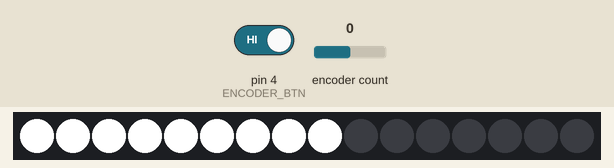
This sketch was run on a simulated Arduino Uno, built with avr-gcc and run on an emulated ATmega328P. Parts: 16 RGB LEDs in strip order, left to right. The inputs (shaded band) are chosen by the test bench; at power-on: pin 4 (ENCODER_BTN) HIGH, encoder count 0.

Above: at 1.2 s.
1.3 s: pin 4 (ENCODER_BTN) driven LOW
At 2.2 s:
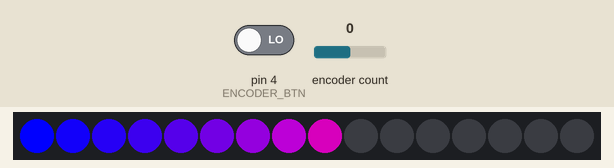
4.3 s: encoder count set to 4
At 5.2 s:
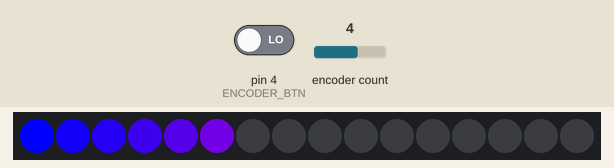
7.3 s: encoder count set to 5
At 8.7 s:
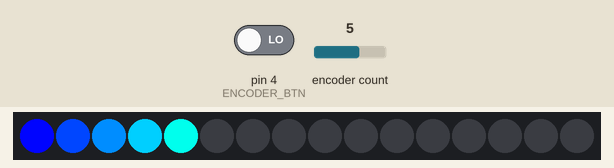
10.3 s: encoder count set to 9
At 11.2 s:
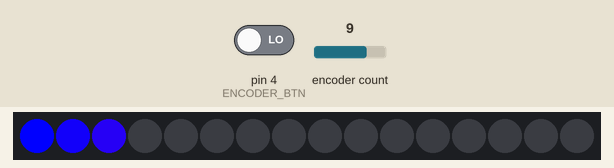
13.3 s: encoder count set to 13
At 14.6 s:
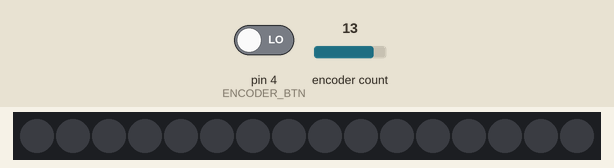
Timing chart, 0 to 16.3 s (numbered marks = the images above; inputs shaded):
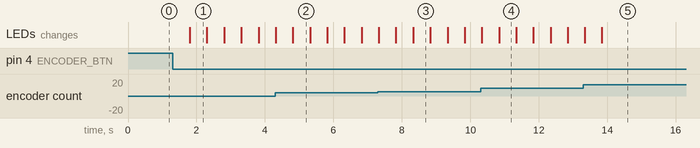

The sketch:

ARDUINO_neopixel_ring.ino
```cpp
// simple project using Arduino UNO, NeoPixel ring and Rotary Encoder to fill the ring with colors

// created by upir, 2024
// youtube channel: https://www.youtube.com/upir_upir

// YOUTUBE VIDEO: https://youtu.be/JK3KePYrkYY
// Source Files: https://github.com/upiir/arduino_neopixel_rings
// Wokwi sketch: https://wokwi.com/projects/392984672413834241

// Links from the video:
// Wokwi starting sketch: https://wokwi.com/projects/374907938100932609
// Adafruit NeoPixel guide: https://learn.adafruit.com/adafruit-neopixel-uberguide/arduino-library-use
// NeoPixel ring(s): https://s.click.aliexpress.com/e/_DdIyIgl
// Rotary Encoder Module: https://s.click.aliexpress.com/e/_DETznkv
// Solid Aluminium Knob: https://s.click.aliexpress.com/e/_DFPuloh
// Breadboard wires: https://s.click.aliexpress.com/e/_Dkbngin
// Arduino UNO R3: https://s.click.aliexpress.com/e/_AXDw1h
// Arduino breadboard prototyping shield: https://s.click.aliexpress.com/e/_DlxEfPX

// Related videos:
// Pimp My Potentiometer! - https://youtu.be/tHL4RYGSvg4
// Pimp My Potentiometer (again) - https://youtu.be/sE3LSYoCqLQ
// Pimp my Potentiometer -CHEAPER- - 	https://youtu.be/Bot865qmdsM
// Your 1st CNC-ed Part - https://youtu.be/EB8PISr4m4g
// My First CNCed part --EVER-- - https://youtu.be/e2UNsZPjHkk
// My First PCB --EVER-- - https://youtu.be/6cqvTHCuDto
// DIY Volume Control - https://youtu.be/jvHRfsgw4l8
// Knob over OLED Display - https://youtu.be/SmbcNx7tbX8


#include <Adafruit_NeoPixel.h> // library for NeoPixels
#include <Encoder.h> // library for rotary encoder

#define PIN_NEO_PIXEL 6  // Arduino pin that connects to NeoPixel
#define NUM_PIXELS 16 // The number of LEDs (pixels) on NeoPixel
#define ENCODER_BTN 4 // rotary encoder button pin

Adafruit_NeoPixel NeoPixel(NUM_PIXELS, PIN_NEO_PIXEL, NEO_GRB + NEO_KHZ800); // set the NeoPixel ring initialization
Encoder myEnc(2, 3); // initialize the rotary encoder

byte color_blue_RGB[3] = {0, 0, 255}; // blue color in RGB color space
byte color_red_RGB[3] = {255, 0, 0}; // red color in RGB color space
byte color_blend_RGB[3]; // variable to store blended RGB color

byte color_blue_HSV[3] = {170, 255, 255}; // blue color in HSV color space
byte color_red_HSV[3] = {0, 255, 255}; // red color in HSV color space
byte color_blend_HSV[3]; // variable to store blended HSV color


int encoder_value_old = 0; // previous value of rotary encoder
int encoder_value_new = 0; // current value of rotary encoder
int percentage_value = 50; // percentage value to fill the ring: 0 - 100%


int mode = 0; // 0 = white, 1 = blue to red RGB, 2 = blue to red HSV


// function to blend between two colors
void blend_colors (byte color_start[3], byte color_end[3], byte color_blended[3], float percentage /*0-100*/) {
  for (int i = 0; i < 3; i ++) {
    // linear interpolation between two values
    color_blended[i] = round((float)color_start[i] + (((float)color_end[i] - (float)color_start[i]) * (percentage / 100.0)));
  }
}

void setup() {
  NeoPixel.begin();  // initialize the NeoPixel strip object
  pinMode(ENCODER_BTN, INPUT_PULLUP); // set pin for rotary encoder button
}

void loop() {

  // read the new value of rotary encoder
  encoder_value_new = myEnc.read(); // read the encoder value
  if (encoder_value_new != encoder_value_old) { // if the old value does not equal the new value
    percentage_value = constrain(percentage_value - (encoder_value_new - encoder_value_old), 0, 100); // set the percentage value between 0-100%
    encoder_value_old = encoder_value_new; // update the old encoder value
  }


  if (digitalRead(ENCODER_BTN) == LOW) {
    // switch the mode
    mode++;
    if (mode > 2) {
      mode = 0;
    }
    delay(500); // add a small delay
  }

  NeoPixel.clear();  // set all pixel colors to 'off'. It only takes effect if pixels.show() is called

  // go over every single pixel on the neopixel ring
  for (int pixel = 0; pixel < NUM_PIXELS; pixel++) {  // for each pixel
    if ((pixel * (100 / (NUM_PIXELS - 1))) < percentage_value) { // fill pixels based on the rotary encoder value
      if (mode == 0) { // draw white pixels
        // set pixels to WHITE color
        NeoPixel.setPixelColor(pixel, NeoPixel.Color(255, 255, 255));  // set all pixels to white color

      } else if (mode == 1) { // blend between blue and red in RGB
        // blend two colors in RGB color space
        blend_colors(color_blue_RGB, color_red_RGB, color_blend_RGB, pixel * (100.0 / (NUM_PIXELS - 1)));
        // set the pixel to the blended color
        NeoPixel.setPixelColor(pixel, NeoPixel.Color(color_blend_RGB[0], color_blend_RGB[1], color_blend_RGB[2]));

      } else if (mode == 2) { // blend between blue and red in HSV
        // blend two colors in HSV color space
        blend_colors(color_blue_HSV, color_red_HSV, color_blend_HSV, pixel * (100.0 / (NUM_PIXELS - 1)));
        // set the pixel to the blended color
        NeoPixel.setPixelColor(pixel, NeoPixel.ColorHSV((unsigned int)color_blend_HSV[0] * 256, color_blend_HSV[1], color_blend_HSV[2]));

      }
    }
  }

  //NeoPixel.setBrightness(50);  // don´t forget to uncomment this line for real Arduino to make it less bright
  NeoPixel.show(); // show all the set pixels on neopixel ring
}
```

Measured:
- after the input at 1.3 s, the LEDs: change after 0.50 s (image 1)
- after the input at 4.3 s, the LEDs: first differ from a run without the input after 0.52 s (image 2)
- after the input at 7.3 s, the LEDs: first differ from a run without the input after 0.53 s (image 3 shows a later state)
- after the input at 13.3 s, the LEDs: first differ from a run without the input after 0.55 s (image 5)
- what the display in image 1 shows lasts 0.5 s, from 1.8 s to 2.3 s
